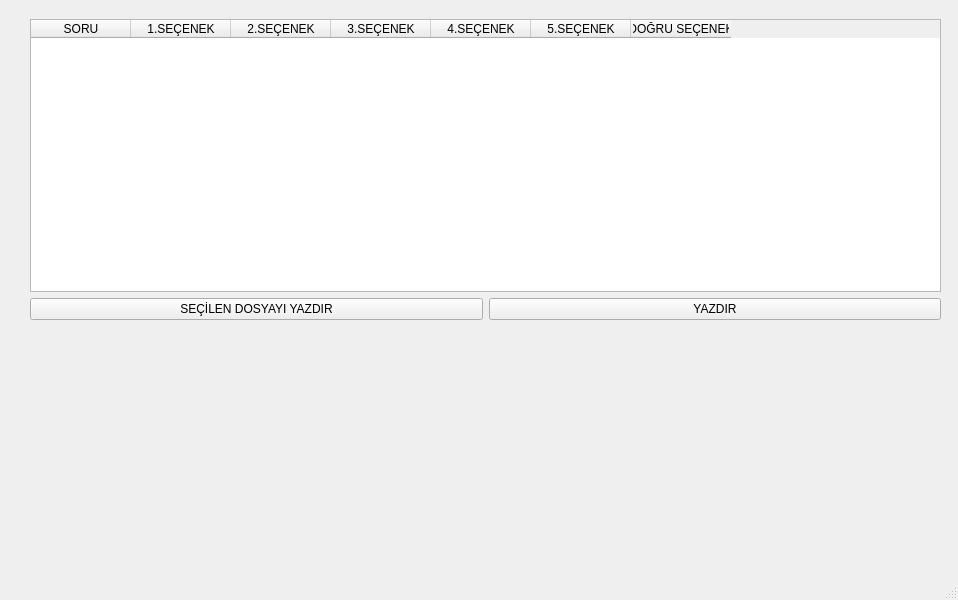
<?xml version="1.0" encoding="UTF-8"?>
<ui version="4.0">
 <class>MainWindow</class>
 <widget class="QMainWindow" name="MainWindow">
  <property name="geometry">
   <rect>
    <x>0</x>
    <y>0</y>
    <width>958</width>
    <height>600</height>
   </rect>
  </property>
  <property name="windowTitle">
   <string>MainWindow</string>
  </property>
  <widget class="QWidget" name="centralwidget">
   <widget class="QWidget" name="verticalLayoutWidget">
    <property name="geometry">
     <rect>
      <x>30</x>
      <y>19</y>
      <width>911</width>
      <height>301</height>
     </rect>
    </property>
    <layout class="QVBoxLayout" name="verticalLayout">
     <item>
      <widget class="QTableWidget" name="tableWidget">
       <column>
        <property name="text">
         <string>SORU</string>
        </property>
       </column>
       <column>
        <property name="text">
         <string>1.SEÇENEK</string>
        </property>
       </column>
       <column>
        <property name="text">
         <string>2.SEÇENEK</string>
        </property>
       </column>
       <column>
        <property name="text">
         <string>3.SEÇENEK</string>
        </property>
       </column>
       <column>
        <property name="text">
         <string>4.SEÇENEK</string>
        </property>
       </column>
       <column>
        <property name="text">
         <string>5.SEÇENEK</string>
        </property>
       </column>
       <column>
        <property name="text">
         <string>DOĞRU SEÇENEK</string>
        </property>
       </column>
      </widget>
     </item>
     <item>
      <layout class="QHBoxLayout" name="horizontalLayout">
       <item>
        <widget class="QPushButton" name="pushButton">
         <property name="text">
          <string>SEÇİLEN DOSYAYI YAZDIR</string>
         </property>
        </widget>
       </item>
       <item>
        <widget class="QPushButton" name="pushButton_2">
         <property name="text">
          <string>YAZDIR</string>
         </property>
        </widget>
       </item>
      </layout>
     </item>
    </layout>
   </widget>
  </widget>
  <widget class="QMenuBar" name="menubar">
   <property name="geometry">
    <rect>
     <x>0</x>
     <y>0</y>
     <width>958</width>
     <height>26</height>
    </rect>
   </property>
  </widget>
  <widget class="QStatusBar" name="statusbar"/>
 </widget>
 <resources/>
 <connections/>
</ui>
